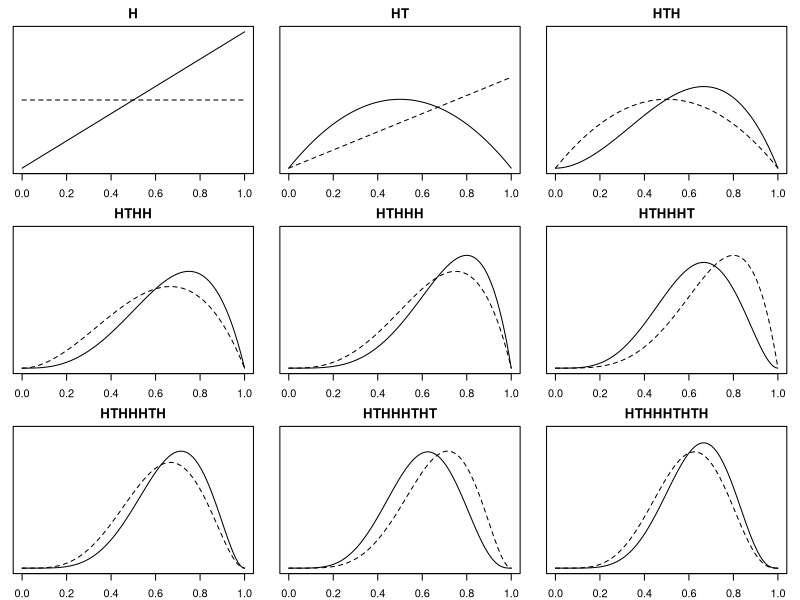

This figure's R source:
##--------------------- Bayesian Update

# define grid
p_grid <- seq( from=0 , to=1 , length.out=100 )

par(mfrow = c(3,3),mar=c(2,1,2,1))
##-------------------- Obs 1
# define prior
prior1 <- rep( 1 , 100 )
# compute likelihood at each value in grid
likelihood1 <- dbinom( 1 , size=1 , prob=p_grid )
# compute product of likelihood and prior
unstd.posterior1 <- likelihood1 * prior1
# standardize the posterior, so it sums to 1
posterior1 <- unstd.posterior1 / sum(unstd.posterior1)
plot(p_grid, posterior1, type="l", ylab = "", xlab="", 
     labels=F, tick =F,main = "H")
lines(p_grid, prior1-0.99,lty=2)
axis(side = 1, labels = T)

##------------------- Obs 2
likelihood2 <- dbinom( 0 , size=1 , prob=p_grid )
# compute product of likelihood and prior
unstd.posterior2 <- likelihood2 * posterior1
# standardize the posterior, so it sums to 1
posterior2 <- unstd.posterior2 / sum(unstd.posterior2)

plot(p_grid, posterior2, type="l", ylab = "", xlab="", 
     labels=F, tick =F, ylim=c(0,0.03),main = "HT")
lines(p_grid, posterior1,lty=2)
axis(side = 1, labels = T )


##------------------- Obs 3
likelihood3 <- dbinom( 1 , size=1 , prob=p_grid )
# compute product of likelihood and prior
unstd.posterior3 <- likelihood3 * posterior2
# standardize the posterior, so it sums to 1
posterior3 <- unstd.posterior3 / sum(unstd.posterior3)

plot(p_grid, posterior3, type="l", ylab = "", xlab="", 
     labels=F, tick =F, ylim=c(0,0.03),main = "HTH")
lines(p_grid, posterior2,lty=2)
axis(side = 1, labels = T )


##------------------- Obs 4
likelihood4 <- dbinom( 1 , size=1 , prob=p_grid )
# compute product of likelihood and prior
unstd.posterior4 <- likelihood4 * posterior3
# standardize the posterior, so it sums to 1
posterior4 <- unstd.posterior4 / sum(unstd.posterior4)

plot(p_grid, posterior4, type="l", ylab = "", xlab="", 
     labels=F, tick =F, ylim=c(0,0.03),main = "HTHH")
lines(p_grid, posterior3,lty=2)
axis(side = 1, labels = T )


##------------------- Obs 5
likelihood5 <- dbinom( 1 , size=1 , prob=p_grid )
# compute product of likelihood and prior
unstd.posterior5 <- likelihood5 * posterior4
# standardize the posterior, so it sums to 1
posterior5 <- unstd.posterior5 / sum(unstd.posterior5)

plot(p_grid, posterior5, type="l", ylab = "", xlab="", 
     labels=F, tick =F, ylim=c(0,0.03),main = "HTHHH")
lines(p_grid, posterior4,lty=2)
axis(side = 1, labels = T )


##------------------- Obs 6
likelihood6 <- dbinom( 0 , size=1 , prob=p_grid )
# compute product of likelihood and prior
unstd.posterior6 <- likelihood6 * posterior5
# standardize the posterior, so it sums to 1
posterior6 <- unstd.posterior6 / sum(unstd.posterior6)

plot(p_grid, posterior6, type="l", ylab = "", xlab="", 
     labels=F, tick =F, ylim=c(0,0.03),main = "HTHHHT")
lines(p_grid, posterior5,lty=2)
axis(side = 1, labels = T )

##------------------- Obs 7
likelihood7 <- dbinom( 1 , size=1 , prob=p_grid )
# compute product of likelihood and prior
unstd.posterior7 <- likelihood7 * posterior6
# standardize the posterior, so it sums to 1
posterior7 <- unstd.posterior7 / sum(unstd.posterior7)

plot(p_grid, posterior7, type="l", ylab = "", xlab="", 
     labels=F, tick =F, ylim=c(0,0.03),main = "HTHHHTH")
lines(p_grid, posterior6,lty=2)
axis(side = 1, labels = T )

##------------------- Obs 8
likelihood8 <- dbinom( 0 , size=1 , prob=p_grid )
# compute product of likelihood and prior
unstd.posterior8 <- likelihood8 * posterior7
# standardize the posterior, so it sums to 1
posterior8 <- unstd.posterior8 / sum(unstd.posterior8)

plot(p_grid, posterior8, type="l", ylab = "", xlab="", 
     labels=F, tick =F, ylim=c(0,0.03),main = "HTHHHTHT")
lines(p_grid, posterior7,lty=2)
axis(side = 1, labels = T )

##------------------- Obs 9
likelihood9 <- dbinom( 1 , size=1 , prob=p_grid )
# compute product of likelihood and prior
unstd.posterior9 <- likelihood9 * posterior8
# standardize the posterior, so it sums to 1
posterior9 <- unstd.posterior9 / sum(unstd.posterior9)

plot(p_grid, posterior9, type="l", ylab = "", xlab="", 
     labels=F, tick =F, ylim=c(0,0.03),main = "HTHHHTHTH")
lines(p_grid, posterior8,lty=2)
axis(side = 1, labels = T )

mtext("plausibility",2, line = 1,outer =T)
